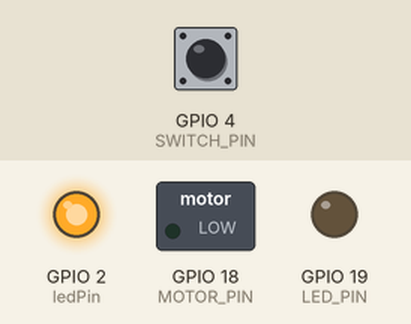
Simulated run of this sketch. Board: ESP32. On the bench: switched loads named in the sketch (green lamp = pin HIGH), output pins drawn as LEDs (lit = HIGH). The inputs (shaded band) are chosen by the test bench; at power-on: GPIO 4 (SWITCH_PIN) HIGH. WiFi joins after 1.5 s; servers stay silent unless stated; what the sketch prints to the serial monitor is not drawn.

Above: at 3.2 s.
3.3 s: GPIO 4 (SWITCH_PIN) pulled LOW for 0.15 s
At 3.37 s:
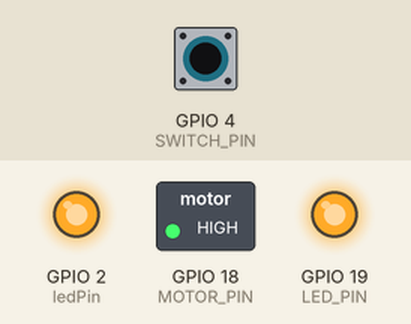
4.9 s: GPIO 4 (SWITCH_PIN) pulled LOW for 3.2 s
At 9.5 s:
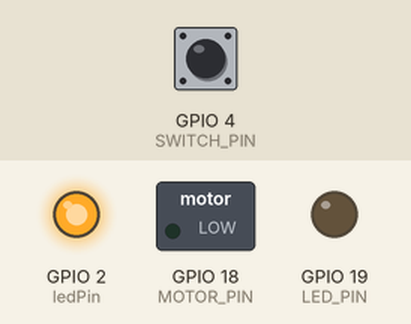
Timing chart, 0 to 11.0 s (numbered marks = the images above; inputs shaded):
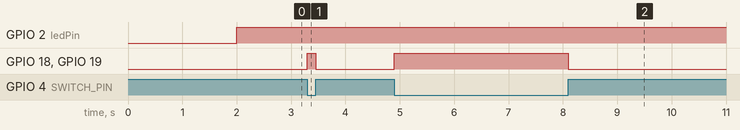

The sketch:

esp_light_v1.ino
```cpp
#include <WiFi.h>

// Replace with your network credentials
const char* ssid = "ssid";
const char* password = "pw";

bool ledState = 0;
const int ledPin = 2;

const int MOTOR_PIN = 18; // 35; //D18;
const int SWITCH_PIN = 4; //24; //D4;
const int LED_PIN = 19; //38; //D19;


void setup() {
  Serial.begin(115200);

  pinMode(MOTOR_PIN, OUTPUT);
  pinMode(LED_PIN, OUTPUT);
  pinMode(SWITCH_PIN, INPUT);


  pinMode(ledPin, OUTPUT);
  digitalWrite(ledPin, LOW);

  // Connect to Wi-Fi
  WiFi.begin(ssid, password);
  while (WiFi.status() != WL_CONNECTED) {
    delay(1000);
    Serial.println("Connecting to WiFi..");
  }

  // Print ESP Local IP Address
  Serial.println(WiFi.localIP());
  ledState = HIGH;
}

void loop() {
  int switch_state = digitalRead(SWITCH_PIN);
  //Serial.println(switch_state);

  if (switch_state == 0) {
    digitalWrite(LED_PIN, HIGH);
    digitalWrite(MOTOR_PIN, HIGH);
  } else {
    digitalWrite(LED_PIN, LOW);
    digitalWrite(MOTOR_PIN, LOW);
  }

  digitalWrite(ledPin, ledState);

  //delay(100);
}
```

Measured:
- after the input at 3.3 s, GPIO 18 (MOTOR_PIN), GPIO 19 (LED_PIN): LOW → HIGH at once, → LOW 0.15 s later
- after the input at 4.9 s, GPIO 18 (MOTOR_PIN), GPIO 19 (LED_PIN): LOW → HIGH at once, → LOW 3.2 s later
